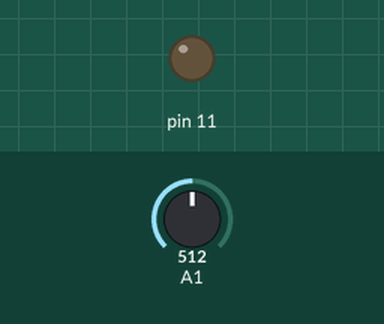
A sketch run on a simulated Arduino Uno, built with avr-gcc and run on an emulated ATmega328P. Parts: output pins drawn as LEDs (lit = HIGH). The inputs (shaded band) are chosen by the test bench; at power-on: A1 = 512. What the sketch prints to the serial monitor is not drawn.

Above: at 0.16 s.
At 1.2 s:
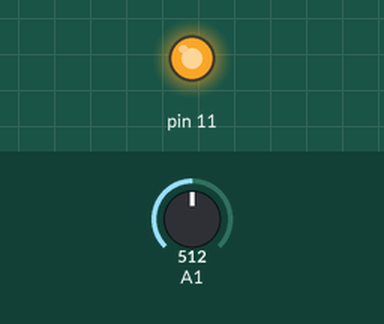
Timing chart, 0 to 1.0 s (numbered marks = the images above; inputs shaded):
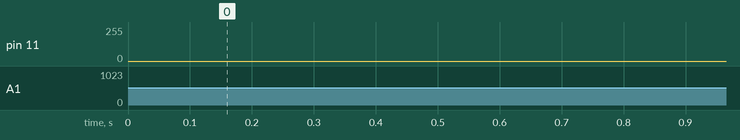

The sketch:

sangtand.ino
```cpp
#include <Arduino.h>
#include <math.h>

#define WAVETABLE_SIZE 512
#define SAMPLE_RATE 8000

byte sramBuffer[WAVETABLE_SIZE];
volatile uint16_t bufferIndex = 0;
volatile uint8_t stepValue = 1;

// Fyll bufferten med en sågtandsvåg
void fillSramBufferWithSawtooth() {
  float soundValue = 0.0;
  float step = 255.0 / WAVETABLE_SIZE;  // 255/512

  for (int i = 0; i < WAVETABLE_SIZE; i++) {
    soundValue = step * i;    //soundValue = 255 - step * i;  // fallande från 255 till 0
    sramBuffer[i] = (byte)round(soundValue);  // avrunda till byte
  }
}

// Timer1 interrupt
ISR(TIMER1_COMPA_vect) {
  uint8_t inc = (stepValue == 0) ? 1 : stepValue;
  bufferIndex = (bufferIndex + inc) & (WAVETABLE_SIZE - 1);
  OCR2A = sramBuffer[bufferIndex];
}

void setupTimers() {
  // Timer2
  TCCR2A = _BV(COM2A1) | _BV(WGM21) | _BV(WGM20);
  TCCR2B = _BV(CS20);

  // Timer1: CTC
  TCCR1A = 0;
  TCCR1B = _BV(WGM12) | _BV(CS11);
  OCR1A = (uint16_t)((F_CPU / (8UL * SAMPLE_RATE)) - 1);
  TIMSK1 = _BV(OCIE1A);
}

void setup() {
  Serial.begin(115200);
  fillSramBufferWithSawtooth();
  pinMode(11, OUTPUT);
  setupTimers();
}

void loop() {
  uint16_t pot = analogRead(A1);
  stepValue = pot >> 5;

  // Skicka värdet till Serial Plotter
  Serial.println(OCR2A);
}
```
